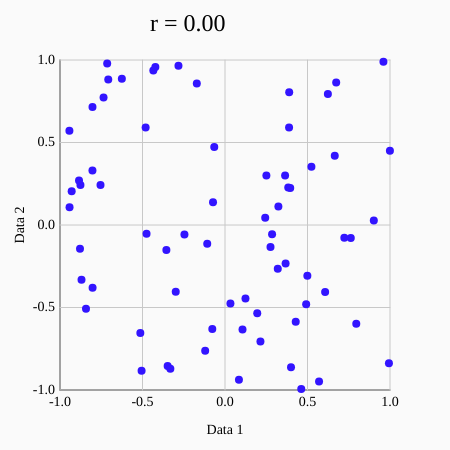
Frame 1 (no input)
Frame 2 (the mouse pressed at the canvas centre, redrawn once): identical to frame 1, image omitted

The p5.js sketch that drew this single still picture (run headless with seeded random() and noise() and a simulated clock; the mouse was pressed at the canvas centre and the sketch redrawn once):

// p5.js sketch
// ── sketch.js
let points = [];
let n = 70;
let rSlider;
let rValue = 0;
let baseX = [], baseY = [];
let margin = 60;

function setup() {
  createCanvas(450, 450);
  textFont('Menlo');
  textSize(14);

  // Slider for correlation
  rSlider = createSlider(-1, 1, 0, 0.01);
  rSlider.position(20, height + 20);
  rSlider.style('width', '400px');

  // Generate base data (independent random pairs)
  for (let i = 0; i < n; i++) {
    baseX[i] = random(-1, 1);
    baseY[i] = random(-1, 1);
  }

  noLoop();
}

function draw() {
  background(250);

  // Read correlation value
  rValue = rSlider.value();

  // Plot area boundaries
  let plotX0 = margin;
  let plotY0 = height - margin;
  let plotW = width - 2 * margin;
  let plotH = height - 2 * margin;

  // Draw axes
  stroke(0);
  line(plotX0, plotY0, plotX0 + plotW, plotY0); // x-axis
  line(plotX0, plotY0, plotX0, plotY0 - plotH); // y-axis

  // Axis labels
  noStroke();
  fill(0);
  textAlign(CENTER, CENTER);
  text('Data 1', plotX0 + plotW / 2, height - 20); // x-axis label

  push();
  translate(20, plotY0 - plotH / 2);
  rotate(-HALF_PI);
  text('Data 2', 0, 0);
  pop();

  // Tick marks and numeric labels for x
  textAlign(CENTER, TOP);
  for (let i = -1; i <= 1; i += 0.5) {
    let x = map(i, -1, 1, plotX0, plotX0 + plotW);
    stroke(200);
    line(x, plotY0, x, plotY0 - plotH);
    noStroke();
    fill(0);
    text(nf(i, 1, 1), x, plotY0 + 5);
  }

  // Tick marks and numeric labels for y
  textAlign(RIGHT, CENTER);
  for (let j = -1; j <= 1; j += 0.5) {
    let y = map(j, -1, 1, plotY0, plotY0 - plotH);
    stroke(200);
    line(plotX0, y, plotX0 + plotW, y);
    noStroke();
    fill(0);
    text(nf(j, 1, 1), plotX0 - 5, y);
  }

  // Correlation label
  push();
  textAlign(LEFT, CENTER);
  textSize(24);
  text('r = ' + nf(rValue, 1, 2), width / 3, 25);
  pop();

  // Generate correlated points using Cholesky-like transform
  points = [];
  for (let i = 0; i < n; i++) {
    let x = baseX[i];
    let y = rValue * baseX[i] + sqrt(1 - rValue * rValue) * baseY[i];
    points.push({ x, y });
  }

  // Draw points
  noStroke();
  fill(50, 20, 255);
  for (let p of points) {
    let px = map(p.x, -1, 1, plotX0, plotX0 + plotW);
    let py = map(p.y, -1, 1, plotY0, plotY0 - plotH);
    ellipse(px, py, 8, 8);
  }
}

function mouseDragged() {
  redraw();
}
function mouseReleased() {
  redraw();
}
function touchMoved() {
  redraw();
}

// ── style.css
html, body {
  margin: 0;
  padding: 0;
}
canvas {
  display: block;
}

input[type=range] {
  width: 100%;
  margin: 9.7px 0;
  background-color: transparent;
  -webkit-appearance: none;
}
input[type=range]:focus {
  outline: none;
}
input[type=range]::-webkit-slider-runnable-track {
  background: #454847;
  border: 0.2px solid #010101;
  border-radius: 24.7px;
  width: 100%;
  height: 5.6px;
  cursor: pointer;
}
input[type=range]::-webkit-slider-thumb {
  margin-top: -9.9px;
  width: 25px;
  height: 25px;
  background: #535d81;
  border: 1px solid #000000;
  border-radius: 25px;
  cursor: pointer;
  -webkit-appearance: none;
}
input[type=range]:focus::-webkit-slider-runnable-track {
  background: #515554;
}
input[type=range]::-moz-range-track {
  background: #454847;
  border: 0.2px solid #010101;
  border-radius: 24.7px;
  width: 100%;
  height: 5.6px;
  cursor: pointer;
}
input[type=range]::-moz-range-thumb {
  width: 25px;
  height: 25px;
  background: #b4b4b4;
  border: 1px solid #000000;
  border-radius: 25px;
  cursor: pointer;
}
input[type=range]::-ms-track {
  background: transparent;
  border-color: transparent;
  border-width: 10.7px 0;
  color: transparent;
  width: 100%;
  height: 5.6px;
  cursor: pointer;
}
input[type=range]::-ms-fill-lower {
  background: #393b3a;
  border: 0.2px solid #010101;
  border-radius: 49.4px;
}
input[type=range]::-ms-fill-upper {
  background: #454847;
  border: 0.2px solid #010101;
  border-radius: 49.4px;
}
input[type=range]::-ms-thumb {
  width: 25px;
  height: 25px;
  background: #b4b4b4;
  border: 1px solid #000000;
  border-radius: 25px;
  cursor: pointer;
  margin-top: 0px;
  /*Needed to keep the Edge thumb centred*/
}
input[type=range]:focus::-ms-fill-lower {
  background: #454847;
}
input[type=range]:focus::-ms-fill-upper {
  background: #515554;
}
/*TODO: Use one of the selectors from https://stackoverflow.com/a/20541859/7077589 and figure out
how to remove the virtical space around the range input in IE*/
@supports (-ms-ime-align:auto) {
  /* Pre-Chromium Edge only styles, selector taken from hhttps://stackoverflow.com/a/32202953/7077589 */
  input[type=range] {
    margin: 0;
    /*Edge starts the margin from the thumb, not the track as other browsers do*/
  }
}
